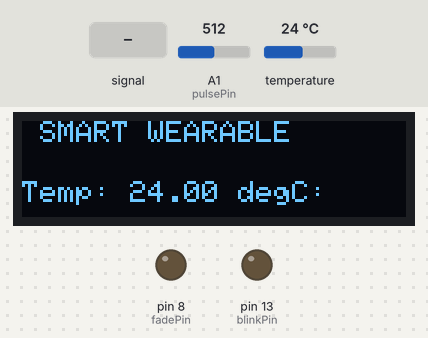
The sketch below on a simulated Arduino Uno, built with avr-gcc and run on an emulated ATmega328P. Parts: 128×32 one-colour display, output pins drawn as LEDs (lit = HIGH). The inputs (shaded band) are chosen by the test bench; at power-on: A1 (pulsePin) = 512, temperature 24 °C. What the sketch prints to the serial monitor is not drawn.

Above: at 3.8 s.
3.9 s: A1 (pulsePin) fed a 2 Hz sine of ±306 counts around its level
At 4.12 s:
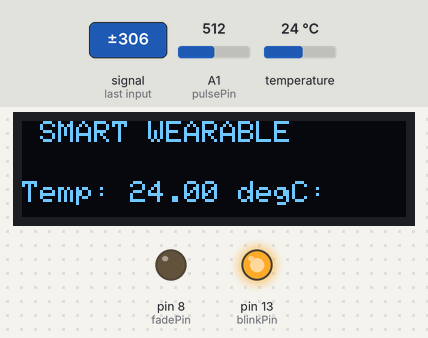
7.5 s: A1 (pulsePin) set to 528
At 10.8 s:
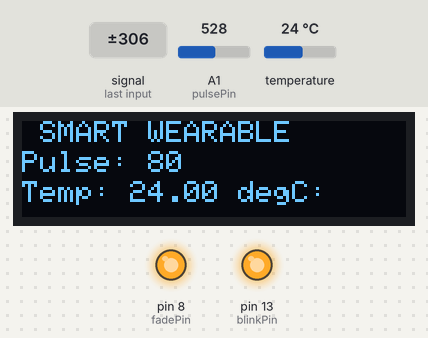
17.2 s: A1 (pulsePin) fed a 200 Hz sine of ±81 counts around its level
At 21.7 s:
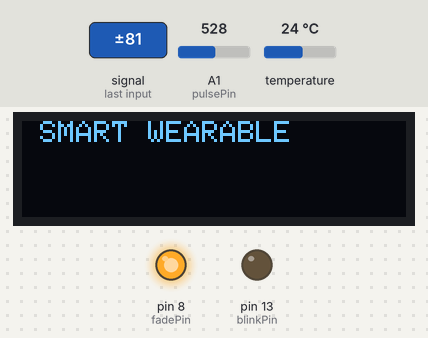
28.7 s: temperature set to 12 °C
At 35.3 s:
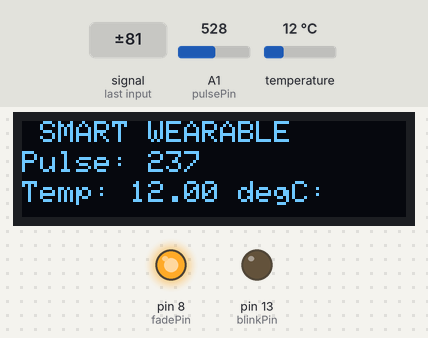
35.9 s: temperature set to 19 °C
At 41.5 s:
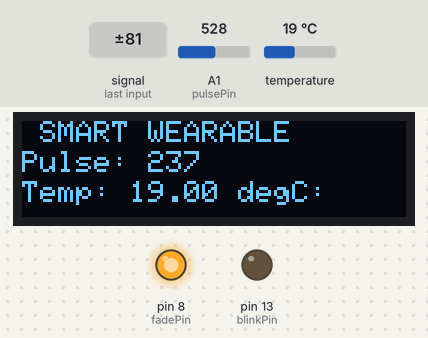
47.4 s: temperature set to 28 °C
At 54.0 s:
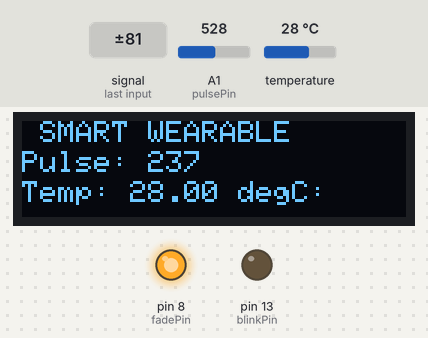
Timing chart, 0 to 55.5 s (numbered marks = the images above; inputs shaded):
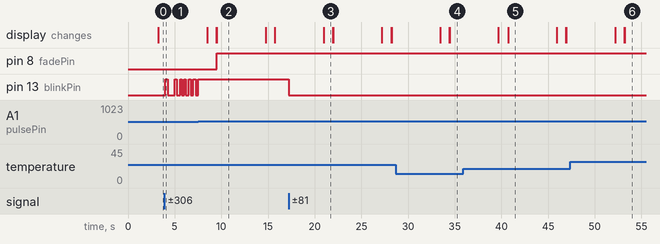

Measured:
- the behaviour switches between 512 and 513 on A1 (pulsePin) (found by bisection; images 1 and 2)
- after the input at 3.9 s, pin 13 (blinkPin): LOW → HIGH after 0.10 s, → LOW 0.25 s later, → HIGH 0.75 s later, → LOW 0.25 s later, … (12 changes in this stretch)
- after the input at 7.5 s, pin 13 (blinkPin): goes on until 7.5 s, then stays HIGH
- after the input at 17.2 s, pin 13 (blinkPin): HIGH → LOW at once
- what the display in image 2 shows lasts 5.2 s, from 9.5 s to 14.7 s
- what the display in image 3 shows lasts 0.9 s, from 21.0 s to 21.9 s

The sketch:

smartwearable.ino
```cpp
#include <SoftwareSerial.h>
#include <OneWire.h>
#include <DallasTemperature.h>
#include <Wire.h>
#include <Adafruit_GFX.h>
#include <Adafruit_SSD1306.h>

// Bluetooth
SoftwareSerial BTSerial(2, 3); // RX, TX

// Temperature Sensor
#define ONE_WIRE_BUS A0
OneWire oneWire(ONE_WIRE_BUS);
DallasTemperature sensors(&oneWire);
float temp;

// OLED Display
#define SCREEN_WIDTH 128 // OLED display width, in pixels
#define SCREEN_HEIGHT 32 // OLED display height, in pixels
#define OLED_RESET -1
Adafruit_SSD1306 display(SCREEN_WIDTH, SCREEN_HEIGHT, &Wire, OLED_RESET);

// Pulse Sensor
int pulsePin = A1;                 // Pulse Sensor purple wire connected to analog pin A1
int blinkPin = 13;                 // Pin to blink LED at each beat
int fadePin = 8;                   // Pin to do fancy fading blink at each beat
int fadeRate = 0;                  // Used to fade LED on with PWM on fadePin

// Volatile Variables, used in the interrupt service routine
volatile int BPM;                  // Holds raw Analog in A1, updated every 2mS
volatile int Signal;               // Holds the incoming raw data
volatile int IBI = 600;            // Holds the time interval between beats, seeded
volatile boolean Pulse = false;    // "True" when User's live heartbeat is detected
volatile boolean QS = false;       // Becomes true when Arduino finds a beat

// Serial Output
static boolean serialVisual = true; // Set to 'false' by default. Reset to 'true' to see Arduino Serial Monitor ASCII Visual Pulse

volatile int rate[10];                      // Array to hold last ten IBI values
volatile unsigned long sampleCounter = 0;   // Used to determine pulse timing
volatile unsigned long lastBeatTime = 0;    // Used to find IBI
volatile int P = 512;                       // Used to find peak in pulse wave, seeded
volatile int T = 512;                       // Used to find trough in pulse wave, seeded
volatile int thresh = 525;                  // Used to find instant moment of heart beat, seeded
volatile int amp = 100;                     // Used to hold amplitude of pulse waveform, seeded
volatile boolean firstBeat = true;          // Used to seed rate array so we startup with reasonable BPM
volatile boolean secondBeat = false;        // Used to seed rate array so we startup with reasonable BPM

String data_to_send = "";

void setup() {
  BTSerial.begin(9600);
  pinMode(blinkPin, OUTPUT);      // Pin that will blink to your heartbeat
  pinMode(fadePin, OUTPUT);       // Pin that will fade to your heartbeat
  Serial.begin(115200);           // Initialize Serial communication
  interruptSetup();               // Sets up to read Pulse Sensor signal every 2mS

  sensors.begin();

  if (!display.begin(SSD1306_SWITCHCAPVCC, 0x3C)) {
    Serial.println(F("SSD1306 allocation failed"));
    for (;;) {} // Don't proceed, loop forever
  }

  display.clearDisplay();
  display.setTextColor(WHITE);
  display.setTextSize(1);
  display.setCursor(0, 0);
  display.print(" SMART WEARABLE ");
  display.display();
  delay(2000); // Pause for 2 seconds
}

void loop() {
  display.clearDisplay();
  delay(200);

  display.setCursor(0, 0);
  display.print(" SMART WEARABLE ");
  display.display();
  delay(200);

  data_to_send = "";

  // DS18B20 Temperature Sensor
  sensors.requestTemperatures();
  temp = sensors.getTempCByIndex(0);

  display.setCursor(0, 20);
  display.print("Temp: ");
  display.print(temp);
  display.print(" degC:");
  display.display();

  // Pulse Sensor
  serialOutput();

  if (QS == true) { // A Heartbeat Was Found
    fadeRate = 255; // Makes the LED Fade Effect Happen
    serialOutputWhenBeatHappens(); // A Beat Happened, Output that to serial
    QS = false; // Reset the Quantified Self flag for next time
  } else {
    BPM = 0;
  }

  ledFadeToBeat(); // Makes the LED Fade Effect Happen
  delay(20); // Take a break

  data_to_send += String(BPM);
  data_to_send += ",";
  data_to_send += String(temp);
  data_to_send += "#";
  Serial.println(data_to_send);

  BTSerial.println(data_to_send);

  delay(5000);
}

void ledFadeToBeat() {
  fadeRate -= 15;                         // Set LED fade value
  fadeRate = constrain(fadeRate, 0, 255); // Keep LED fade value from going into negative numbers
  analogWrite(fadePin, fadeRate);         // Fade LED
}

void interruptSetup() {
  // Initializes Timer2 to throw an interrupt every 2mS
  TCCR2A = 0x02;    // DISABLE PWM ON DIGITAL PINS 3 AND 11, AND GO INTO CTC MODE
  TCCR2B = 0x06;    // DON'T FORCE COMPARE, 256 PRESCALER
  OCR2A = 0X7C;     // SET THE TOP OF THE COUNT TO 124 FOR 500Hz SAMPLE RATE
  TIMSK2 = 0x02;    // ENABLE INTERRUPT ON MATCH BETWEEN TIMER2 AND OCR2A
  sei();            // MAKE SURE GLOBAL INTERRUPTS ARE ENABLED
}

void serialOutput() {
  // Decide How To Output Serial
  if (serialVisual == true) {
    arduinoSerialMonitorVisual('-', Signal); // Goes to function that makes Serial Monitor Visualizer
  } else {
    sendDataToSerial('S', Signal); // Goes to sendDataToSerial function
  }
}

void serialOutputWhenBeatHappens() {
  if (serialVisual == true) { // Code to Make the Serial Monitor Visualizer Work
    display.setCursor(0, 10);
    display.print("Pulse: ");
    display.print(BPM);
    display.display();
  } else {
    sendDataToSerial('B', BPM); // Send heart rate with a 'B' prefix
    sendDataToSerial('Q', IBI); // Send time between beats with a 'Q' prefix
  }
}

void arduinoSerialMonitorVisual(char symbol, int data) {
  const int sensorMin = 0;      // Sensor minimum, discovered through experiment
  const int sensorMax = 1024;   // Sensor maximum, discovered through experiment
  int sensorReading = data;     // Map the sensor range to a range of 12 options
  int range = map(sensorReading, sensorMin, sensorMax, 0, 11);

  // Do something different depending on the range value
  switch (range) {
    case 0: break;
    case 1: break;
    case 2: break;
    case 3: break;
    case 4: break;
    case 5: break;
    case 6: break;
    case 7: break;
    case 8: break;
    case 9: break;
    case 10: break;
    case 11: break;
  }
}

void sendDataToSerial(char symbol, int data) {
  Serial.print(symbol);
  Serial.println(data);
}

ISR(TIMER2_COMPA_vect) { // Triggered when Timer2 counts to 124
  cli(); // Disable interrupts while we do this
  Signal = analogRead(pulsePin); // Read the Pulse Sensor
  sampleCounter += 2; // Keep track of the time in mS with this variable
  int N = sampleCounter - lastBeatTime; // Monitor the time since the last beat to avoid noise

  // Find the peak and trough of the pulse wave
  if (Signal < thresh && N > (IBI / 5) * 3) { // Avoid dichrotic noise by waiting 3/5 of last IBI
    if (Signal < T) { // T is the trough
      T = Signal; // Keep track of lowest point in pulse wave
    }
  }

  if (Signal > thresh && Signal > P) { // Thresh condition helps avoid noise
    P = Signal; // P is the peak, keep track of highest point in pulse wave
  }

  // Now it's time to look for the heartbeat
  if (N > 250) { // Avoid high frequency noise
    if ((Signal > thresh) && (Pulse == false) && (N > (IBI / 5) * 3)) {
      Pulse = true; // Set the Pulse flag when we think there is a pulse
      digitalWrite(blinkPin, HIGH); // Turn on pin 13 LED
      IBI = sampleCounter - lastBeatTime; // Measure time between beats in mS
      lastBeatTime = sampleCounter; // Keep track of time for next pulse

      if (secondBeat) { // If this is the second beat
        secondBeat = false; // Clear secondBeat flag
        for (int i = 0; i <= 9; i++) { // Seed the running total to get a realistic BPM at startup
          rate[i] = IBI;
        }
      }

      if (firstBeat) { // If it's the first time we found a beat
        firstBeat = false; // Clear firstBeat flag
        secondBeat = true; // Set the second beat flag
        sei(); // Enable interrupts again
        return; // IBI value is unreliable so discard it
      }

      // Keep a running total of the last 10 IBI values
      word runningTotal = 0; // Clear the runningTotal variable

      for (int i = 0; i <= 8; i++) { // Shift data in the rate array
        rate[i] = rate[i + 1]; // Drop the oldest IBI value
        runningTotal += rate[i]; // Add up the 9 oldest IBI values
      }

      rate[9] = IBI; // Add the latest IBI to the rate array
      runningTotal += rate[9]; // Add the latest IBI to runningTotal
      runningTotal /= 10; // Average the last 10 IBI values
      BPM = 60000 / runningTotal; // Calculate BPM
      QS = true; // Set Quantified Self flag
      // QS flag is not cleared inside this ISR
    }
  }

  if (Signal < thresh && Pulse == true) { // When the values are going down, the beat is over
    digitalWrite(blinkPin, LOW); // Turn off pin 13 LED
    Pulse = false; // Reset the Pulse flag so we can do it again
    amp = P - T; // Get amplitude of the pulse wave
    thresh = amp / 2 + T; // Set thresh at 50% of the amplitude
    P = thresh; // Reset these for next time
    T = thresh;
  }

  if (N > 2500) { // If 2.5 seconds go by without a beat
    thresh = 512; // Set thresh default
    P = 512; // Set P default
    T = 512; // Set T default
    lastBeatTime = sampleCounter; // Bring the lastBeatTime up to date
    firstBeat = true; // Set these to avoid noise
    secondBeat = false; // When we get the heartbeat back
  }

  sei(); // Enable interrupts when you're done
}
```
